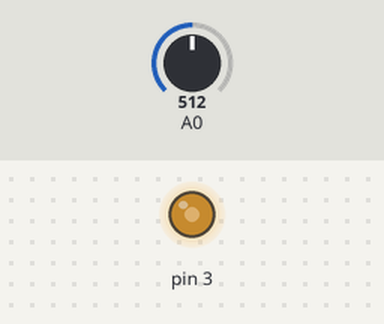
This sketch was run on a simulated Arduino Uno, built with avr-gcc and run on an emulated ATmega328P. Shown: output pins drawn as LEDs (lit = HIGH). The inputs (shaded band) are chosen by the test bench; at power-on: A0 = 512.

Above: at 1.2 s.
1.3 s: A0 set to 716
At 2.1 s:
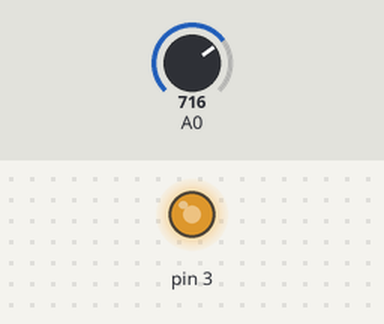
2.8 s: A0 set to 900
At 3.2 s:
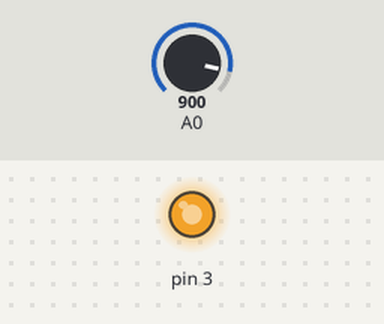
4.3 s: A0 set to 122
At 5.5 s:
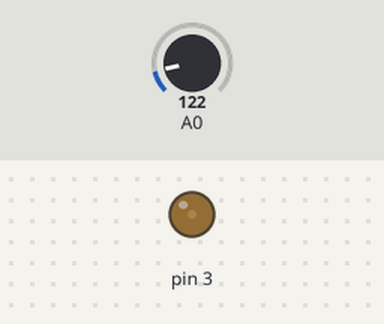
5.8 s: A0 set to 0
At 6.7 s:
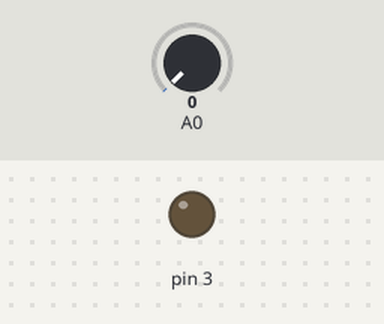
Timing chart, 0 to 8.3 s (numbered marks = the images above; inputs shaded):
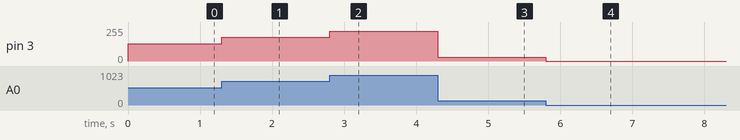

The sketch:

PWMPotLED.ino
```cpp
void setup() {
  // put your setup code here, to run once:
 pinMode(3,OUTPUT);
}

void loop() {
  // put your main code here, to run repeatedly:
  int rdd=analogRead(A0);

  analogWrite(3,rdd/4);
}
```

Measured:
- after the input at 1.3 s, pin 3: 128/255 → 179/255 at once
- after the input at 2.8 s, pin 3: 179/255 → 225/255 at once
- after the input at 4.3 s, pin 3: 225/255 → 30/255 at once
- after the input at 5.8 s, pin 3: 30/255 → 0/255 at once
